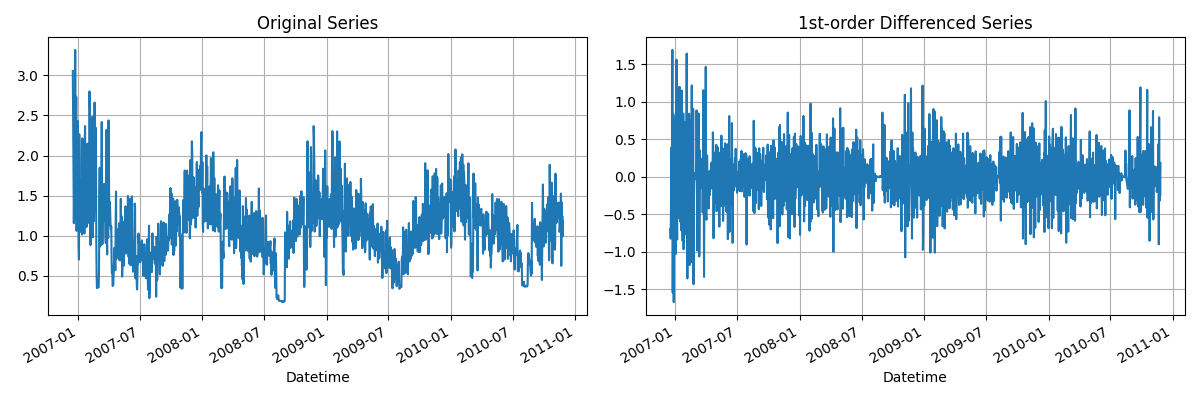

This figure's Python source:
import pandas as pd
import matplotlib.pyplot as plt
from statsmodels.tsa.stattools import adfuller
from statsmodels.tsa.arima.model import ARIMA
from sklearn.metrics import mean_squared_error

# 데이터 파일 경로 설정
file_path = 'household_power_consumption.txt'
# 데이터 로드
df = pd.read_csv(
    file_path,
    sep=';',  # 세미콜론으로 구분된 텍스트 파일
    parse_dates={'Datetime': ['Date', 'Time']},
    infer_datetime_format=True,
    na_values='?',
    low_memory=False
)

# 데이터의 shape 확인
print(df.shape)

# 데이터의 head 확인
print(df.head())

# 전력 소비 컬럼을 float으로 변환
df['Global_active_power'] = pd.to_numeric(df['Global_active_power'], errors='coerce')

# 결측치 제거
df = df.dropna()

# 시간 인덱스 설정
df.set_index('Datetime', inplace=True)

# 1일 단위로 리샘플링 
daily_power = df['Global_active_power'].resample('D').mean()
daily_power = daily_power.dropna()


# 2. 정상성 확인 (ADF 테스트)
result = adfuller(daily_power)
print(f"Before differencing - ADF p-value: {result[1]:.4f}")

# 3. 차분 (1차 차분)
ts_diff = daily_power.diff().dropna()

# 4. 다시 ADF 테스트
result_diff = adfuller(ts_diff)
print(f"After differencing - ADF p-value: {result_diff[1]:.4f}")

# 5. 시각화
plt.figure(figsize=(12, 4))
plt.subplot(1, 2, 1)
daily_power.plot(title='Original Series')
plt.grid(True)
plt.subplot(1, 2, 2)
ts_diff.plot(title='1st-order Differenced Series')
plt.grid(True)
plt.tight_layout()
plt.show()

# 6. 학습/테스트 분할
train_size = int(len(daily_power) * 0.8)
train, test = daily_power[:train_size], daily_power[train_size:]
train = train.dropna() 
test = test.dropna()

# 7. ARIMA 모델 학습 (ARIMA(p,d,q) → 여기서는 ARIMA(5,1,2) 사용 예)
model = ARIMA(train, order=(5, 1, 2))  # (p=5, d=1, q=2)
model_fit = model.fit()

# 8. 예측
forecast = model_fit.forecast(steps=len(test))

# 9. 성능 평가
mse = mean_squared_error(test, forecast)
print(f"ARIMA(5,1,2) MSE: {mse:.4f}")

# 10. 시각화
plt.figure(figsize=(10, 5))
plt.plot(test.index, test, label='Actual')
plt.plot(test.index, forecast, label='ARIMA Forecast', linestyle='--')
plt.legend()
plt.title('ARIMA(5,1,2) Forecast vs Actual')
plt.grid(True)
plt.show()
